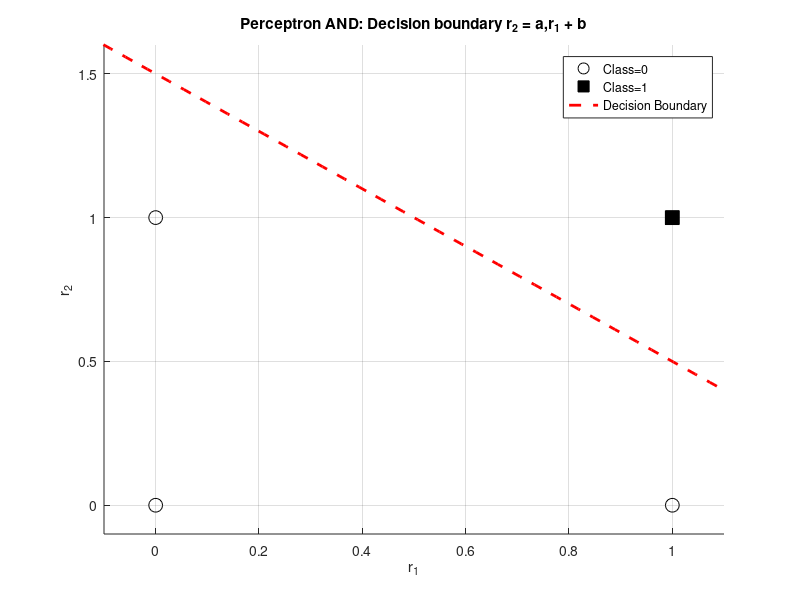

Reproduce this figure in MATLAB.
%% Problem 3b: Equivalence Between Line y = a x + b and (w1,w2,Θ)
% We show that choosing a line r2 = a*r1 + b is equivalent to selecting
% weights w1, w2 and threshold Θ for the perceptron, and then decide r_out.

clear; close all; clc;

%% 1) Choose line parameters (slope a, intercept b)
% These define the decision boundary r2 = a*r1 + b
a = -1;    
b = 1.5;   

% Convert back to perceptron parameters (up to scale)
w2    = 1;        % we fix w2=1 for simplicity
w1    = -a;       % slope relation: a = -w1/w2 ⇒ w1 = -a*w2 = -a
Theta = b;        % intercept relation: b = Θ/w2 ⇒ Θ = b*w2 = b

fprintf('Derived perceptron params: w1=%.1f, w2=%.1f, Θ=%.1f\n\n', ...
         w1, w2, Theta);

%% 2) Test on the four AND inputs
inputs   = [0 0; 0 1; 1 0; 1 1];   % [r1 r2] pairs
N = size(inputs,1);

% (a) perceptron rule: output = (w1*r1 + w2*r2) > Θ
net_sum   = inputs(:,1)*w1 + inputs(:,2)*w2;
out_perc  = net_sum > Theta;

% (b) line rule: output = (r2 > a*r1 + b)
boundary  = a * inputs(:,1) + b;
out_line  = inputs(:,2)  > boundary;

% AND truth
out_and   = all(inputs,2);

%% 3) Display table of results
disp(' r1  r2 |  sum>Θ  |  r2>a*r1+b  |  AND_expected');
disp('--------------------------------------------');
for i = 1:N
    fprintf('  %d    %d    |   %d     |     %d       |      %d\n', ...
            inputs(i,1), inputs(i,2), ...
            out_perc(i), out_line(i), out_and(i));
end

%% 4) Plot inputs and decision boundary
figure('Name','3b: Decision Boundary','NumberTitle','off');
hold on;
% plot AND inputs: black filled = 1,0; open circles = 0
idx_pos = find(out_and);
idx_neg = find(~out_and);
plot(inputs(idx_neg,1), inputs(idx_neg,2), 'wo','MarkerEdgeColor','k','MarkerSize',10);
plot(inputs(idx_pos,1), inputs(idx_pos,2), 'ks','MarkerFaceColor','k','MarkerSize',10);

% plot boundary line over [0,1] range
xg = linspace(-0.2,1.2,100);
yg = a*xg + b;
plot(xg, yg, 'r--','LineWidth',2);

xlabel('r_1'); ylabel('r_2');
title('Perceptron AND: Decision boundary r_2 = a,r_1 + b');
legend('Class=0','Class=1','Decision Boundary','Location','Best');
xlim([-0.1 1.1]); ylim([-0.1 1.6]);
grid on;
hold off;
